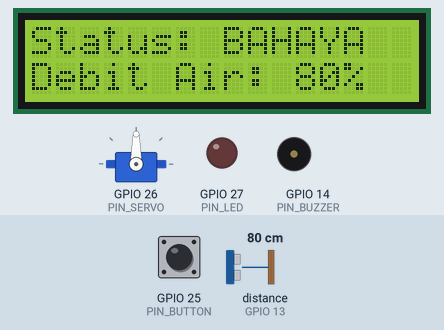
Recording of a sketch running on a simulated ESP32. Shown: servo, 16×2 character LCD, output pins drawn as LEDs (lit = HIGH), buzzer (waves = sounding). Wiring (from diagram.json): ultrasonic range finder: trigger GPIO 12; echo GPIO 13. Dashed ring = blinking. The inputs (shaded band) are chosen by the test bench; at power-on: distance to the obstacle (sensor on GPIO 13) 80 cm, GPIO 25 (PIN_BUTTON) HIGH. The echo pulse lasts 58.3 µs per cm; pins used as bus, display or sensor lines are not drawn.

Above: at 2.7 s.
2.8 s: distance to the obstacle (sensor on GPIO 13) set to 84 cm
At 3.33 s:
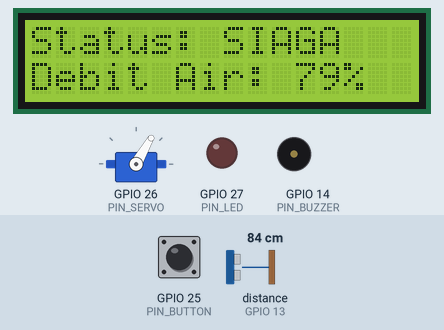
4.6 s: GPIO 25 (PIN_BUTTON) pulled LOW for 0.15 s
At 5.8 s:
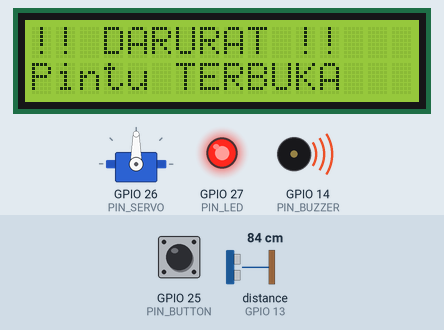
6.2 s: GPIO 25 (PIN_BUTTON) pulled LOW for 1 s
At 6.48 s:
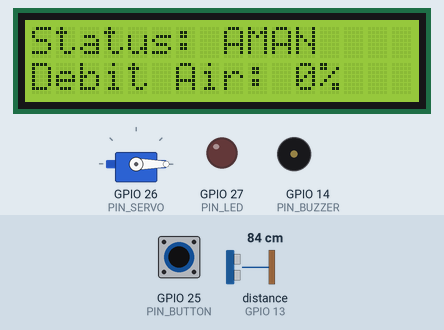
8.7 s: distance to the obstacle (sensor on GPIO 13) set to 198 cm
At 9.19 s:
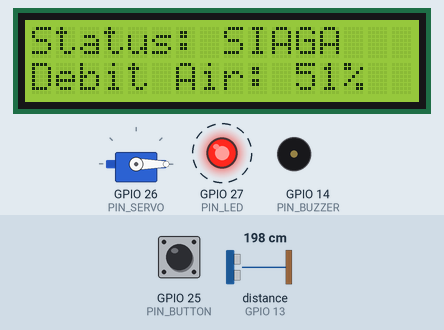
10.6 s: distance to the obstacle (sensor on GPIO 13) set to 207 cm
At 10.84 s:
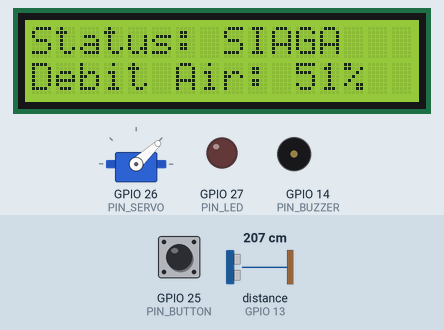
12.7 s: distance to the obstacle (sensor on GPIO 13) set to 250 cm
At 13.24 s:
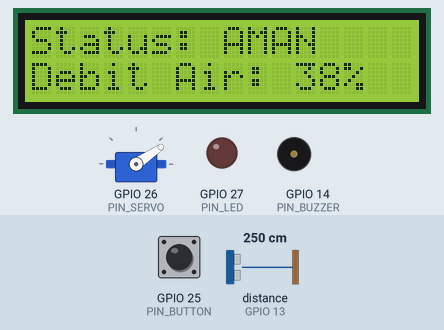
Timing chart, 0 to 16.2 s (numbered marks = the images above; inputs shaded):
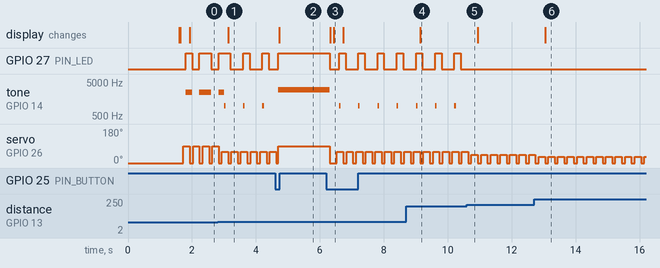

The sketch:

sketch.ino
```cpp
#include <Wire.h>
#include <LiquidCrystal_I2C.h>
#include <ESP32Servo.h>

#define PIN_TRIG     12
#define PIN_ECHO     13
#define PIN_BUTTON   25
#define PIN_SERVO    26
#define PIN_LED      27
#define PIN_BUZZER   14

#define LEVEL_SIAGA  50
#define LEVEL_BAHAYA 80

#define FREQ_SIAGA   1000
#define FREQ_BAHAYA  2500
#define FREQ_DARURAT 3000

LiquidCrystal_I2C lcd(0x27, 16, 2);
Servo servoPintu;

//  FREERTOS
QueueHandle_t     queueAir;
SemaphoreHandle_t mutexLCD;
TaskHandle_t      TaskButton_Handle = NULL;

volatile bool manualMode = false;

// FUNGSI BACA HC-SR04
int bacaJarak() {
  digitalWrite(PIN_TRIG, LOW);
  delayMicroseconds(2);
  digitalWrite(PIN_TRIG, HIGH);
  delayMicroseconds(10);
  digitalWrite(PIN_TRIG, LOW);
  long duration = pulseIn(PIN_ECHO, HIGH, 25000);
  if (duration == 0) return 400;
  return constrain((int)(duration * 0.034 / 2), 0, 400);
}

// ISR — TOMBOL
void IRAM_ATTR isrTombol() {
  BaseType_t xTaskWoken = pdFALSE;
  vTaskNotifyGiveFromISR(TaskButton_Handle, &xTaskWoken);
  if (xTaskWoken) portYIELD_FROM_ISR();
}

// TASK 1: SENSOR — Prioritas 2, Periode 100ms
// 0cm = 100% air | 400cm = 0% air | 200cm = 50%
void Task_Sensor(void *pvParameters) {
  TickType_t xLastWakeTime = xTaskGetTickCount();
  const TickType_t xFrequency = pdMS_TO_TICKS(100);

  for (;;) {
    int jarak     = bacaJarak();
    int persenAir = map(jarak, 400, 0, 0, 100);
    persenAir     = constrain(persenAir, 0, 100);

    xQueueOverwrite(queueAir, &persenAir);

    UBaseType_t sisaRAM = uxTaskGetStackHighWaterMark(NULL);

    vTaskDelayUntil(&xLastWakeTime, xFrequency);
  }
}

// TASK 2: SERVO — Prioritas 3, Event-driven
void Task_Servo(void *pvParameters) {
  int dataAir = 0;
  for (;;) {
    xQueuePeek(queueAir, &dataAir, portMAX_DELAY);

    if (!manualMode) {
      int sudutServo;
      if      (dataAir >= LEVEL_BAHAYA) sudutServo = 90;
      else if (dataAir >= LEVEL_SIAGA)  sudutServo = 60;
      else                               sudutServo = map(dataAir, 0, LEVEL_SIAGA, 0, 45);
      servoPintu.write(sudutServo);
    }

    vTaskDelay(pdMS_TO_TICKS(100));
  }
}

// TASK 3: LCD — Prioritas 1, Periode 300ms
void Task_LCD(void *pvParameters) {
  TickType_t xLastWakeTime = xTaskGetTickCount();
  const TickType_t xFrequency = pdMS_TO_TICKS(300);
  int dataAir = 0;

  for (;;) {
    if (xSemaphoreTake(mutexLCD, pdMS_TO_TICKS(200)) == pdTRUE) {
      xQueuePeek(queueAir, &dataAir, 0);

      if (manualMode) {
        lcd.setCursor(0, 0);
        lcd.print("!! DARURAT !!   ");
        lcd.setCursor(0, 1);
        lcd.print("Pintu TERBUKA   ");
      } else {
        lcd.setCursor(0, 0);
        if      (dataAir >= LEVEL_BAHAYA) lcd.print("Status: BAHAYA  ");
        else if (dataAir >= LEVEL_SIAGA)  lcd.print("Status: SIAGA   ");
        else                               lcd.print("Status: AMAN    ");

        lcd.setCursor(0, 1);
        lcd.print("Debit Air: ");
        lcd.print(dataAir);
        lcd.print("%  ");
      }

      xSemaphoreGive(mutexLCD);
    }
    vTaskDelayUntil(&xLastWakeTime, xFrequency);
  }
}

// TASK 4: LED + BUZZER — Prioritas 2, Periode 200ms
void Task_LED(void *pvParameters) {
  TickType_t xLastWakeTime = xTaskGetTickCount();
  const TickType_t xFrequency = pdMS_TO_TICKS(200);
  int dataAir  = 0;
  bool ledState = false;

  for (;;) {
    xQueuePeek(queueAir, &dataAir, 0);

    if (!manualMode) {
      if (dataAir >= LEVEL_BAHAYA) {
        digitalWrite(PIN_LED, HIGH);
        tone(PIN_BUZZER, FREQ_BAHAYA);

      } else if (dataAir >= LEVEL_SIAGA) {
        ledState = !ledState;
        digitalWrite(PIN_LED, ledState);
        if (ledState) {
          tone(PIN_BUZZER, FREQ_SIAGA);
          vTaskDelay(pdMS_TO_TICKS(50));
          noTone(PIN_BUZZER);
        }

      } else {
        digitalWrite(PIN_LED, LOW);
        noTone(PIN_BUZZER);
      }
    }

    UBaseType_t sisaRAM = uxTaskGetStackHighWaterMark(NULL);
    vTaskDelayUntil(&xLastWakeTime, xFrequency);
  }
}

// TASK 5: BUTTON — Prioritas 4 (TERTINGGI)
void Task_Button(void *pvParameters) {
  TickType_t lastPressTime = 0;

  for (;;) {
    ulTaskNotifyTake(pdTRUE, portMAX_DELAY);

    // Anti-bounce
    TickType_t now = xTaskGetTickCount();
    if ((now - lastPressTime) < pdMS_TO_TICKS(300)) continue;
    lastPressTime = now;

    vTaskDelay(pdMS_TO_TICKS(100));

    if (!manualMode) {
      //  TEKAN 1: DARURAT — hardware langsung
      manualMode = true;
      servoPintu.write(90);          // langsung, tidak tunggu Task_Servo
      digitalWrite(PIN_LED, HIGH);
      tone(PIN_BUZZER, FREQ_DARURAT);

      if (xSemaphoreTake(mutexLCD, pdMS_TO_TICKS(500)) == pdTRUE) {
        lcd.clear();
        lcd.setCursor(0, 0);
        lcd.print("!! DARURAT !!");
        lcd.setCursor(0, 1);
        lcd.print("Pintu TERBUKA");
        xSemaphoreGive(mutexLCD);
      }

    } else {
      //  TEKAN 2: balik otomatis
      manualMode = false;
      noTone(PIN_BUZZER);
      digitalWrite(PIN_LED, LOW);
      servoPintu.write(0);           // tutup dulu, biar Task_Servo ambil alih

      if (xSemaphoreTake(mutexLCD, pdMS_TO_TICKS(500)) == pdTRUE) {
        lcd.clear();
        lcd.setCursor(0, 0);
        lcd.print(">> AUTO MODE");
        lcd.setCursor(0, 1);
        lcd.print("Sensor aktif");
        xSemaphoreGive(mutexLCD);
      }
    }
  }
}

// SETUP
void setup() {
  Serial.begin(115200);

  pinMode(PIN_TRIG,   OUTPUT);
  pinMode(PIN_ECHO,   INPUT);
  pinMode(PIN_BUTTON, INPUT_PULLUP);
  pinMode(PIN_BUZZER, OUTPUT);
  pinMode(PIN_LED,    OUTPUT);
  servoPintu.attach(PIN_SERVO);
  servoPintu.write(0);

  Wire.begin();
  lcd.init();
  lcd.backlight();
  lcd.setCursor(0, 0);
  lcd.print("Sistem Pemantau dan");
  lcd.setCursor(0, 1);
  lcd.print("Pengendali air");
  delay(1500);
  lcd.clear();

  queueAir = xQueueCreate(1, sizeof(int));
  mutexLCD = xSemaphoreCreateMutex();

  if (queueAir == NULL || mutexLCD == NULL) {
    lcd.setCursor(0, 0);
    lcd.print("ERROR: RTOS INIT");
    while (1);
  }

  // PRIORITAS RMS:
  // Sensor  100ms → Prioritas 2
  // LED     200ms → Prioritas 2
  // LCD     300ms → Prioritas 1
  // Servo   event → Prioritas 3
  // Button  event → Prioritas 4 (dikecualikan RMS)
  //
  // U = 20/100 + 20/200 + 30/300 = 0.40
  // Batas RMS n=3 = 0.780
  // 0.40 < 0.780 -> SCHEDULABLE

  xTaskCreate(Task_LCD,    "TaskLCD",    2048, NULL, 1, NULL);
  xTaskCreate(Task_Sensor, "TaskSensor", 2048, NULL, 2, NULL);
  xTaskCreate(Task_LED,    "TaskLED",    2048, NULL, 2, NULL);
  xTaskCreate(Task_Servo,  "TaskServo",  2048, NULL, 3, NULL);
  xTaskCreate(Task_Button, "TaskButton", 2048, NULL, 4, &TaskButton_Handle);

  attachInterrupt(digitalPinToInterrupt(PIN_BUTTON), isrTombol, FALLING);
}

void loop() {}
```

Measured:
- the behaviour switches between 81 and 82 cm on distance to the obstacle (sensor on GPIO 13) (found by bisection; images 0 and 1)
- the behaviour switches between 202 and 203 cm on distance to the obstacle (sensor on GPIO 13) (found by bisection; images 4 and 5)
- after the input at 2.8 s, the display: changes after 0.33 s (image 1)
- after the input at 4.6 s, the display: changes after 0.13 s (image 2)
- after the input at 6.2 s, GPIO 27 (PIN_LED): HIGH → LOW after 0.10 s, then repeats every 0.60 s: HIGH 0.20 s, LOW 0.40 s; tone on GPIO 14 (PIN_BUZZER): 3000 Hz → silent after 0.10 s, then repeats every 0.60 s: 1000 Hz 0.05 s, silent 0.55 s
- after the input at 8.7 s, the display: changes after 0.44 s (image 4)
- after the input at 10.6 s, GPIO 27 (PIN_LED): stops changing and stays LOW; tone on GPIO 14 (PIN_BUZZER): stops changing and stays silent
- after the input at 12.7 s, the display: changes after 0.34 s (image 6)
